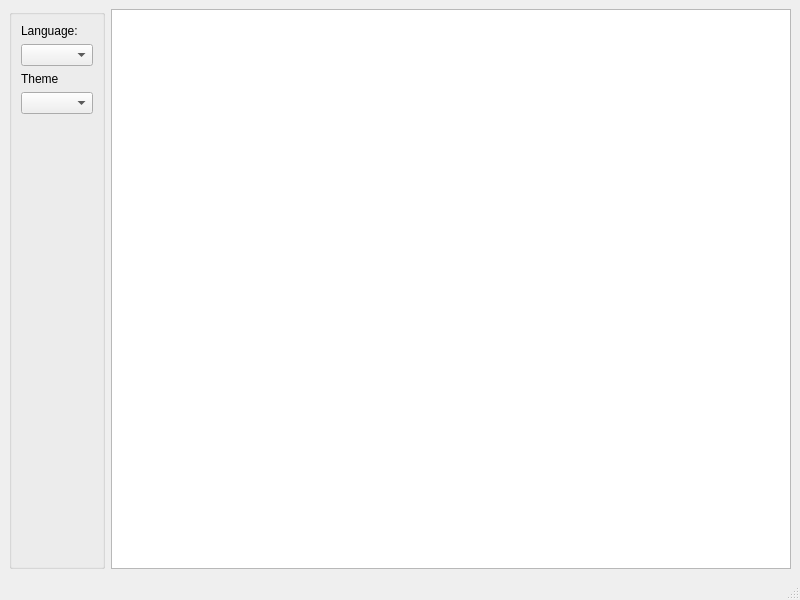
<?xml version="1.0" encoding="UTF-8"?>
<ui version="4.0">
 <class>MainWindow</class>
 <widget class="QMainWindow" name="MainWindow">
  <property name="geometry">
   <rect>
    <x>0</x>
    <y>0</y>
    <width>800</width>
    <height>600</height>
   </rect>
  </property>
  <property name="windowTitle">
   <string>MainWindow</string>
  </property>
  <widget class="QWidget" name="centralwidget">
   <layout class="QHBoxLayout" name="horizontalLayout">
    <item>
     <widget class="QGroupBox" name="groupBox">
      <property name="sizePolicy">
       <sizepolicy hsizetype="Maximum" vsizetype="Preferred">
        <horstretch>0</horstretch>
        <verstretch>0</verstretch>
       </sizepolicy>
      </property>
      <property name="minimumSize">
       <size>
        <width>0</width>
        <height>0</height>
       </size>
      </property>
      <property name="title">
       <string/>
      </property>
      <layout class="QFormLayout" name="formLayout">
       <item row="0" column="0">
        <widget class="QLabel" name="label">
         <property name="text">
          <string>Language:</string>
         </property>
        </widget>
       </item>
       <item row="1" column="0">
        <widget class="QComboBox" name="langComboBox">
         <property name="currentText">
          <string/>
         </property>
         <property name="currentIndex">
          <number>-1</number>
         </property>
        </widget>
       </item>
       <item row="2" column="0">
        <widget class="QLabel" name="label_2">
         <property name="text">
          <string>Theme</string>
         </property>
        </widget>
       </item>
       <item row="3" column="0">
        <widget class="QComboBox" name="themeComboBox"/>
       </item>
      </layout>
     </widget>
    </item>
    <item>
     <widget class="QPlainTextEdit" name="plainTextEdit"/>
    </item>
   </layout>
  </widget>
  <widget class="QMenuBar" name="menubar">
   <property name="geometry">
    <rect>
     <x>0</x>
     <y>0</y>
     <width>800</width>
     <height>23</height>
    </rect>
   </property>
  </widget>
  <widget class="QStatusBar" name="statusbar"/>
 </widget>
 <resources/>
 <connections/>
</ui>
